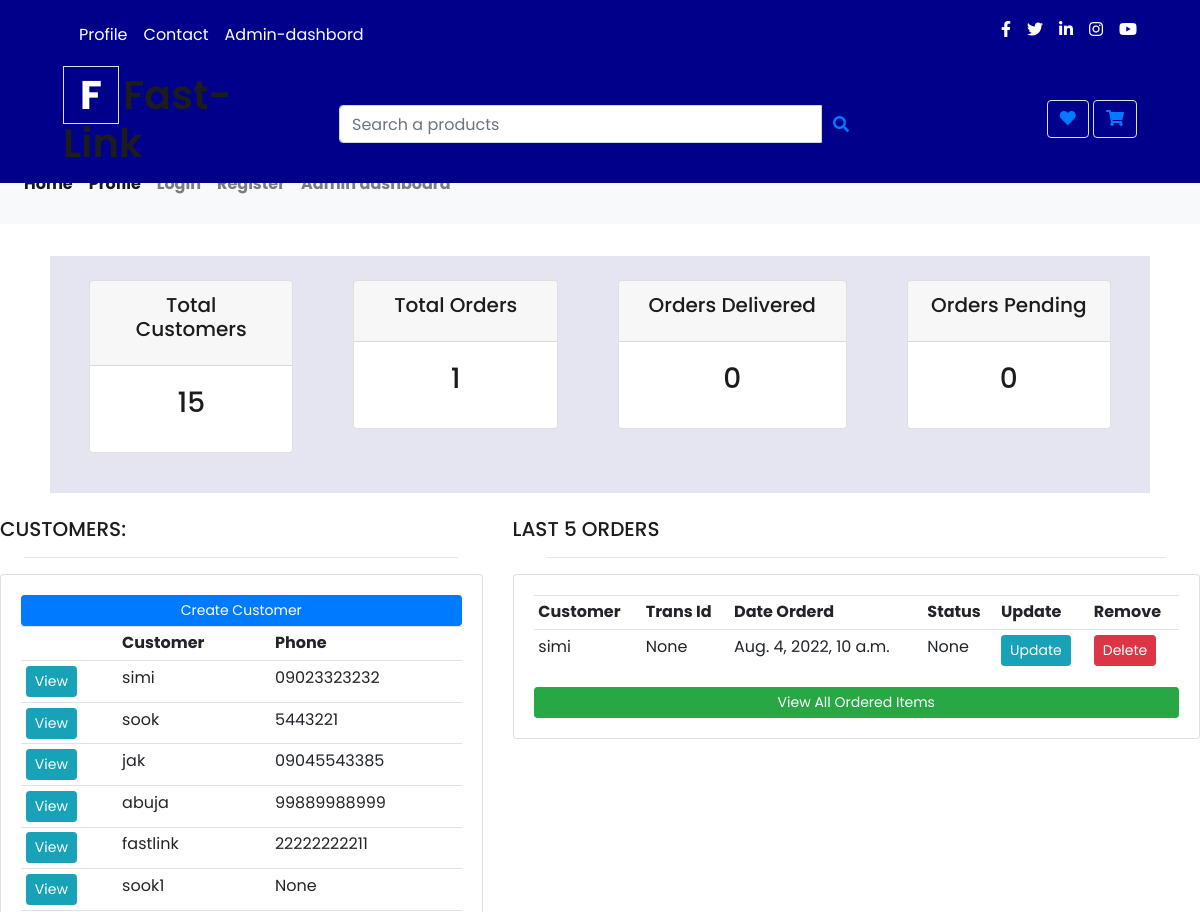
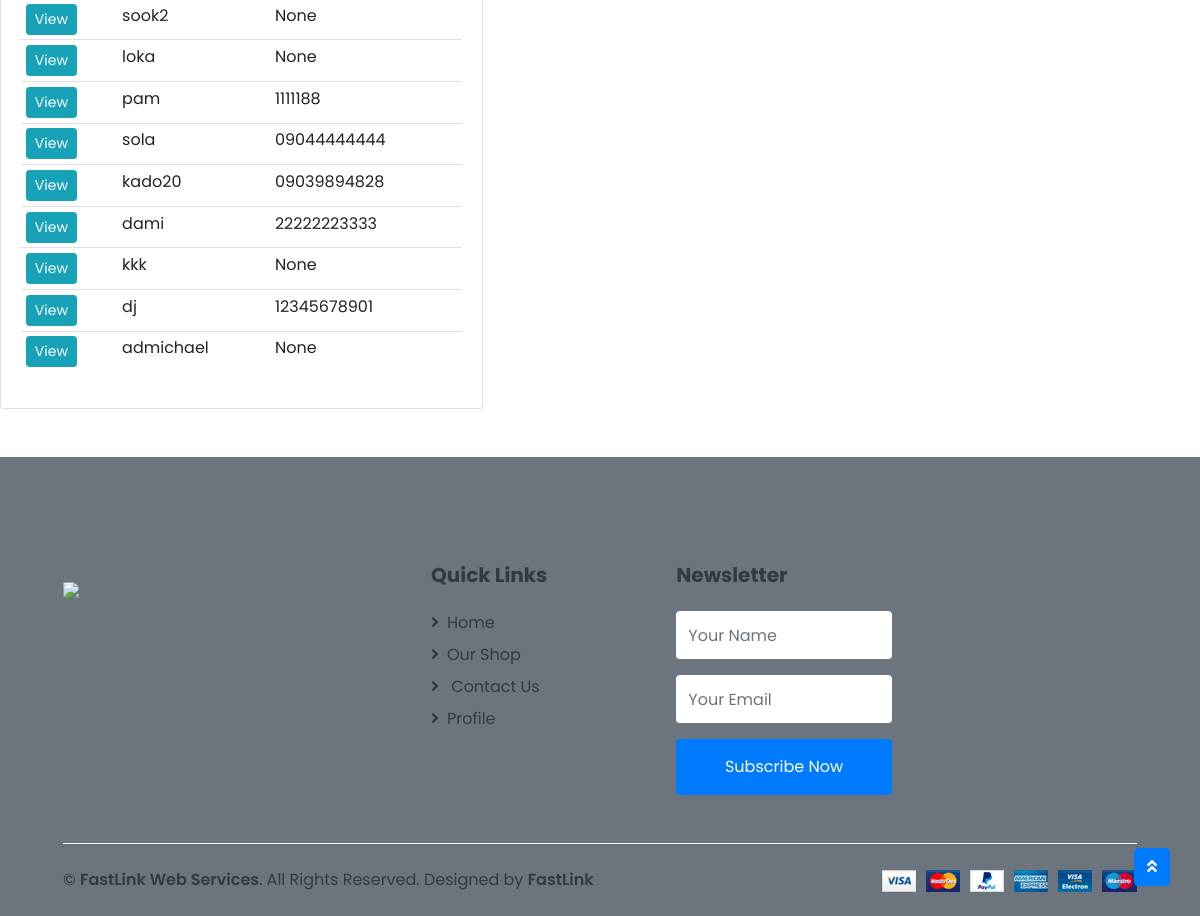
/dashboard, run on the app's committed database (2 pictures, top to bottom).
### store/models.py (models this page shows, shortened)
class Customer(models.Model):
	user = models.OneToOneField(User, on_delete=models.CASCADE, related_name= 'customer', null=True, blank=True,)
	name = models.CharField(max_length=200, null=True)
	email = models.CharField(max_length=200)
	phone = models.CharField(max_length=11, null=True)
	profile_pic = models.ImageField(null=True, blank=True)
	def __str__(self):
		return self.name

class Order(models.Model):
	STATUS = (
		('Pending', 'Pending'),
		('Out for delivery', 'Out for delivery'),
		('Delivered', 'Delivered'),
		)
	product = models.ForeignKey(Product, null=True, on_delete= models.SET_NULL)
	customer = models.ForeignKey(Customer, on_delete=models.SET_NULL, null=True, blank=True)
	date_ordered = models.DateTimeField(auto_now_add=True)
	complete = models.BooleanField(default=False)
	transaction_id = models.CharField(max_length=100, null=True)
	status = models.CharField(max_length=200, null=True, choices=STATUS)
	note = models.CharField(max_length=1000, null=True)

### store/views.py (the view)
# urls.py: path('dashboard', views.dashboard, name="dashboard"),
def dashboard(request):
    orders = Order.objects.all()
    customers = Customer.objects.all()
    total_customers = customers.count()
    total_orders = orders.count()
    delivered = orders.filter(status='Delivered').count()
    pending = orders.filter(status='Pending').count()
    context = {'orders':orders, 'total_customers':total_customers, 'customers':customers,
    'total_orders':total_orders,'delivered':delivered,
    'pending':pending }
    return render(request, 'store/dashboard.html', context)

### store/templates/store/dashboard.html
{% extends 'store/main2.html' %}
{% load static %}
{% block content %}
{% include 'store/status.html' %}
<br>
<div class="row">
	<div class="col-md-5">
		<h5>CUSTOMERS:</h5>
		<hr>
		<div class="card card-body">
			<a class="btn btn-primary  btn-sm btn-block" href="">Create Customer</a>
			<table class="table table-sm">
				<tr>
					<th></th>
					<th>Customer</th>
					<th>Phone</th>
				</tr>
				{% for customer in customers %}
					<tr>
						<td><a class="btn btn-sm btn-info" href="{% url 'customer' customer.id %}">View</a></td>
						<td>{{customer.name}}</td>
						<td>{{customer.phone}}</td>
					</tr>
				{% endfor %}
			</table>
		</div>
	</div>
	<div class="col-md-7">
		<h5>LAST 5 ORDERS</h5>
		<hr>
		<div class="card card-body">
			<table class="table table-sm">
				<tr>
					<th>Customer</th>
					<th>Trans Id</th>
					<th>Date Orderd</th>
					<th>Status</th>
					<th>Update</th>
					<th>Remove</th>
				</tr>
				{% for order in orders %}
					<tr>
						<td>{{order.customer}}</td>
						<td>{{order.transaction_id}}</td>
						<td>{{order.date_ordered}}</td>
						<td>{{order.status}}</td>
						<td><a class="btn btn-sm btn-info" href="{% url 'update_order' order.id %}">Update</a></td>
						<td><a class="btn btn-sm btn-danger" href="{% url 'delete_order' order.id %}">Delete</a></td>
					</tr>
				{% endfor %}
			</table>
			<a class="btn btn-sm btn-success" href="{% url 'orderitems' %}">View All Ordered Items</a>
		</div>
	</div>
</div>
{% endblock %}

### static/css/main.css (style rules this page uses)
body { background-color: hsl(0, 0%, 98%); }
h1,h2,h3,h4,h5,h6 { color:hsl(0, 0%, 30%); }
.btn { border-radius: 0; }
body, html { margin: 0; padding: 0; height: 100%; }

### static/css/footer.css (style rules this page uses)
* { margin: 0; padding: 0; box-sizing: border-box; font-family: 'poppins', sans-serif; }
hr { width: 90%; border: 0; border-bottom: 1px solid #ccc; margin: 20px auto; }

### data on the page
Customer: name "simi", phone "09023323232"
Customer: name "sook", phone "5443221"
Customer: name "jak", phone "09045543385"
Customer: name "abuja", phone "99889988999"
Customer: name "fastlink", phone "22222222211"
Customer: name "sook1", phone "None"
Customer: name "sook2", phone "None"
Customer: name "loka", phone "None"
Customer: name "pam", phone "1111188"
Customer: name "sola", phone "09044444444"
Customer: name "kado20", phone "09039894828"
Customer: name "dami", phone "22222223333"
Customer: name "kkk", phone "None"
Customer: name "dj", phone "12345678901"
Customer: name "admichael", phone "None"
Order: customer "simi", transaction_id "None", date_ordered "Aug. 4, 2022, 10 a.m.", status "None"

### other printed values
{{ total_customers }} "15"
{{ total_orders }} "1"
{{ delivered }} "0"
{{ pending }} "0"
